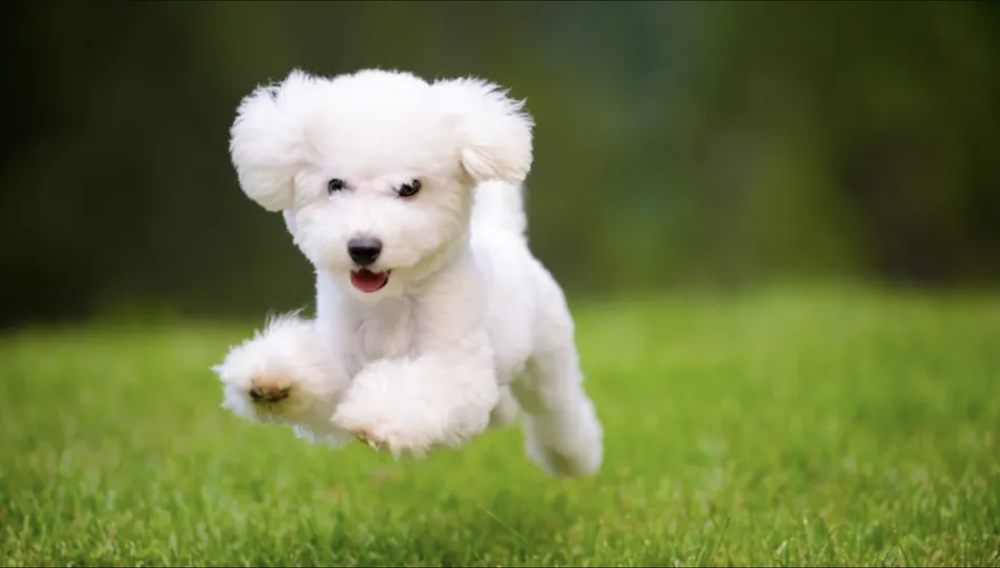
#> input picture dog.png, 1000 x 568 px, shrunk from 1790 x 1016 before the run
$ python opencv_basics_demo.py
#> lines starting #> are read from the running program, lines starting #| are printed output that depends on the picture; after the words box and inside, x2 and y2 are one past the last pixel; in counts of white or black regions, pixels touching at a corner belong together
'''
OpenCV Basics
'''
import cv2

image_location='dog.png' #1790 × 1016 pixels

#Read image in a variety of color contexts
img1 = cv2.imread(image_location, cv2.IMREAD_COLOR) #BGR
#> img1 is the input picture: shape (568, 1000, 3); mean B, G, R 67, 117.5, 107
img2 = cv2.imread(image_location, cv2.IMREAD_GRAYSCALE) #Value/Luminosity
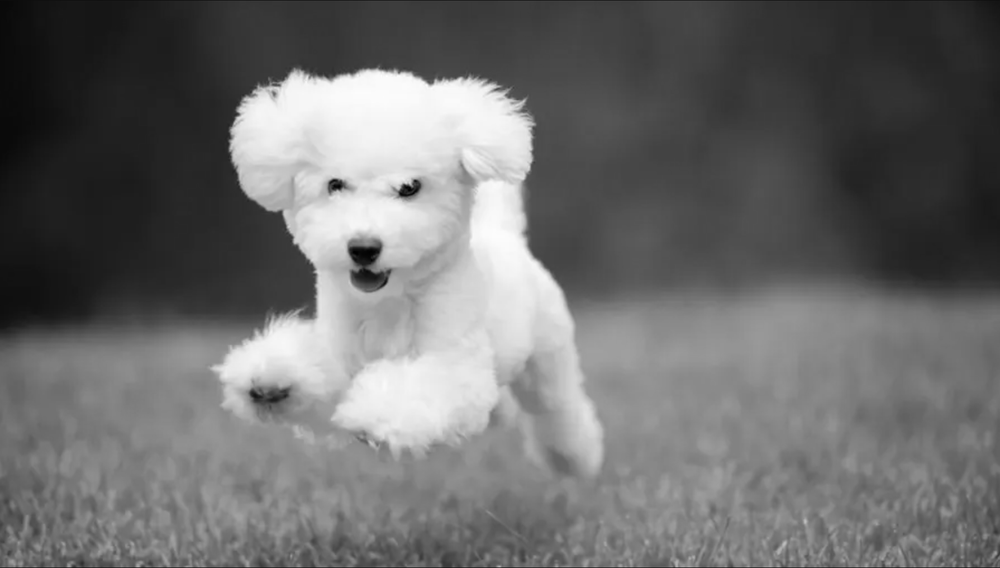
#> img2: shape (568, 1000); min 1, max 254, mean 108.1
img3 = cv2.imread(image_location, cv2.IMREAD_UNCHANGED) #BGRA

#Images are collections of BGR values
print(f'BGR Image Values:{img1}')
#> (printed output is left out)
print(f'BGR Image Height:{len(img1)}')
#| BGR Image Height:568
print(f'BGR Image Width:{len(img1[0])}')
#| BGR Image Width:1000
print(f'BGR Image Pixel:{img1[0][0]}')
#| BGR Image Pixel:[ 8 13 11]

print(f'GS Image Values:{img2}')
#> (printed output is left out)
print(f'GS Image Height:{len(img2)}')
#| GS Image Height:568
print(f'GS Image Width:{len(img2[0])}')
#| GS Image Width:1000
print(f'GS Image Pixel:{img2[0][0]}')
#| GS Image Pixel:11


#Basic OpenCV Drawing functions
center_coordinates = (500, 500)
radius= 20
color= (0, 255, 255)
thickness = 2
cv2.circle(img1, center_coordinates, radius, color, thickness)
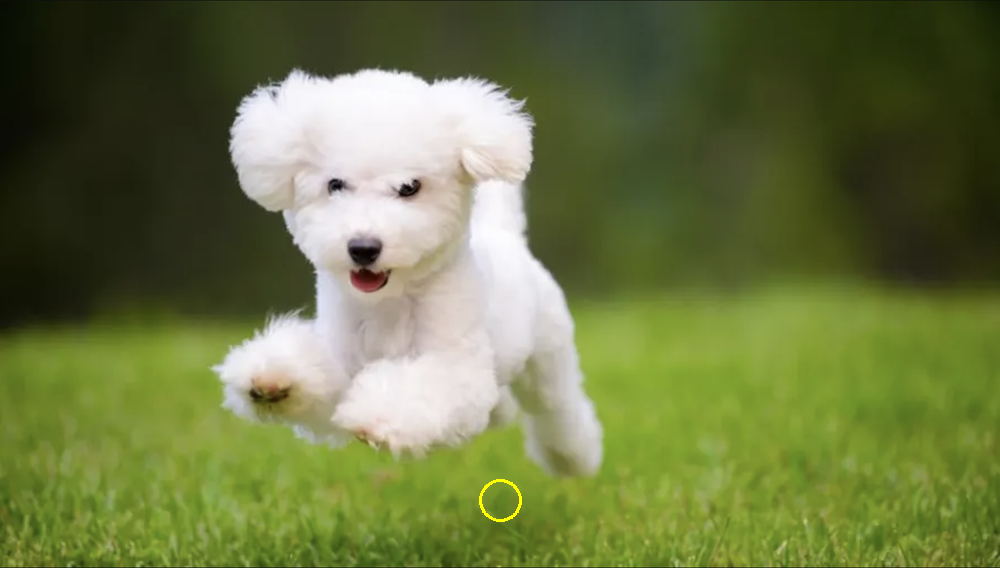
#> img1: shape (568, 1000, 3); 0.07% of pixels changed, all inside (x1, y1, x2, y2) = (479, 479, 522, 522)

start_point = (100, 100)
end_point = (1000, 1000)
cv2.rectangle(img2, start_point, end_point, color, thickness)
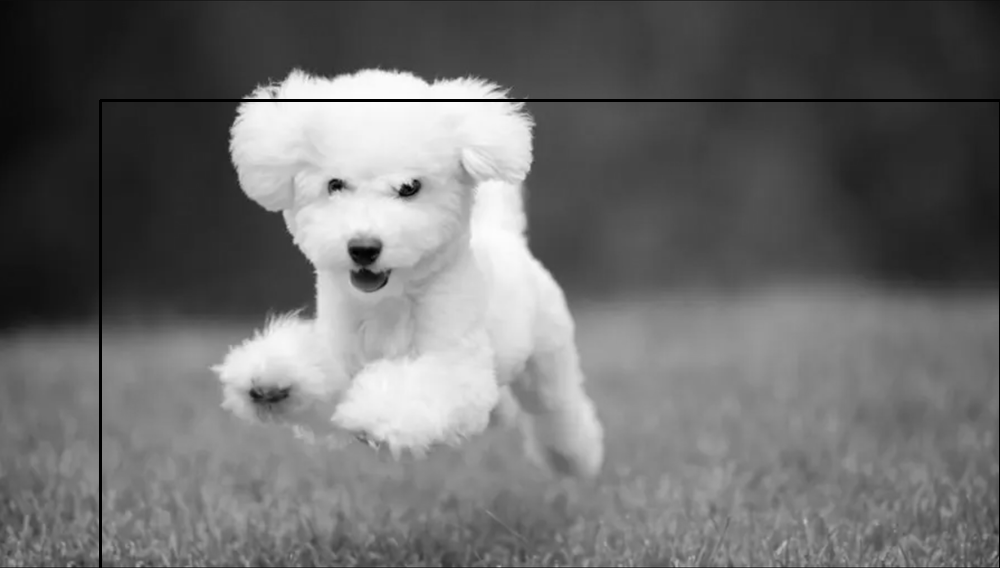
#> img2: shape (568, 1000); 0.8% of pixels changed, all inside (x1, y1, x2, y2) = (99, 99, 1000, 568)
cv2.line(img3, start_point, end_point, color, thickness)

text = 'Dog'
bottom_left = (10,500)
font = cv2.FONT_HERSHEY_SIMPLEX
font_scale = 10
font_color = (255, 255, 0)
cv2.putText(img3,'Dog',bottom_left, font, font_scale, font_color, thickness)
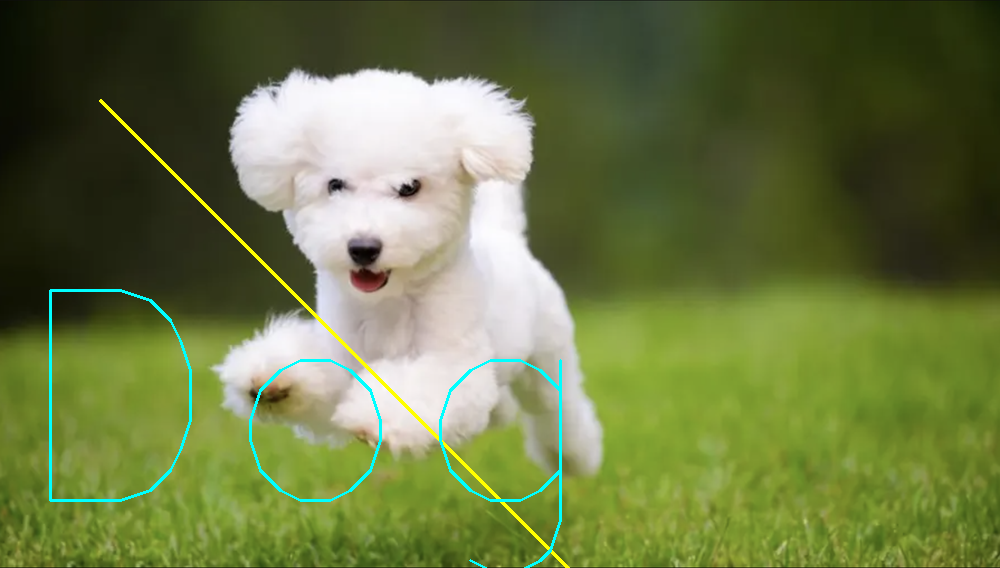
#> img3: shape (568, 1000, 4); mean B, G, R, A 68.1, 119, 106.4, 251.8

#Displaying Images
cv2.imshow(f'color image w/out alpha channel: {image_location}', img1)
cv2.imshow(f'b&w image: {image_location}', img2)
cv2.imshow(f'color image w/ alpha channel: {image_location}', img3)

new_image = img2.copy() #don't want to change pixels of original image

for r, row in enumerate(img2): #goes through each of the rows
    for c, value in enumerate(row): #goes through value of row
       if value > 128: #based on grayscale
          new_image[r][c] = 255
       else:
          new_image[r][c] = 0
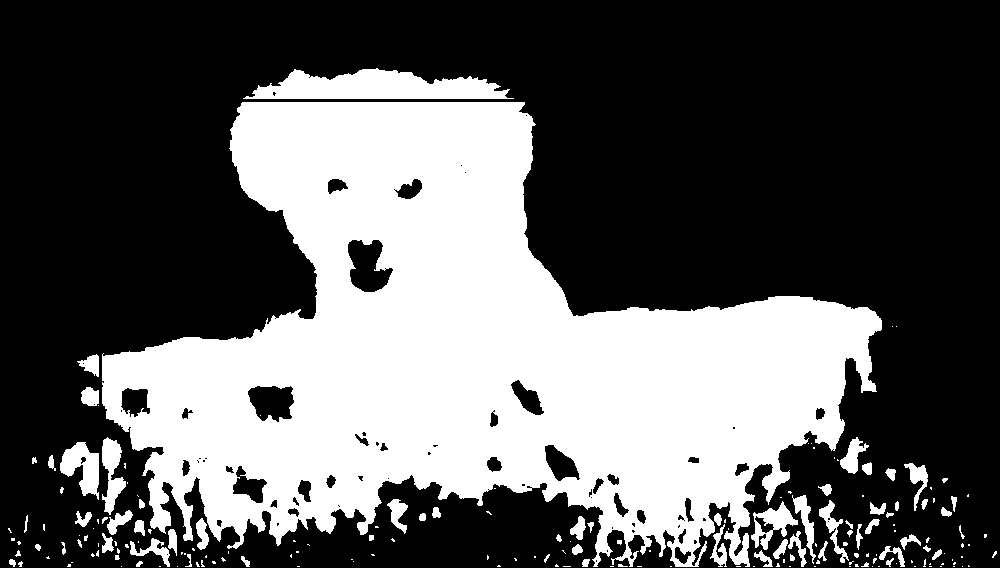
#> new_image: shape (568, 1000); 36.2% white; 189 white regions (117 under 20 px), largest, box (x1, y1, x2, y2) and area: (102, 102, 882, 567) 188227, (243, 68, 514, 99) 5487, (60, 442, 99, 500) 1260

# Saving Images
cv2.imwrite("dog_BW.jpg", new_image)

cv2.imshow(f'new dog_BW: {image_location}', new_image)

# Saving Images
cv2.imwrite("dog_with_ball.jpg", img1)

#Closing Up Shop
cv2.waitKey()
cv2.destroyAllWindows()
